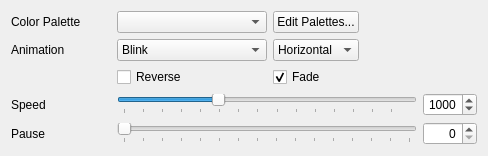
     <widget class="QWidget" name="animationTab">
      <property name="sizePolicy">
       <sizepolicy hsizetype="Minimum" vsizetype="Minimum">
        <horstretch>0</horstretch>
        <verstretch>0</verstretch>
       </sizepolicy>
      </property>
      <attribute name="title">
       <string>Animation</string>
      </attribute>
      <layout class="QGridLayout" name="gridLayout_3">
       <item row="1" column="0">
        <widget class="QLabel" name="animationLabel">
         <property name="minimumSize">
          <size>
           <width>100</width>
           <height>0</height>
          </size>
         </property>
         <property name="text">
          <string>Animation</string>
         </property>
        </widget>
       </item>
       <item row="5" column="6">
        <widget class="QSpinBox" name="pauseSpinBox">
         <property name="alignment">
          <set>Qt::AlignRight|Qt::AlignTrailing|Qt::AlignVCenter</set>
         </property>
         <property name="maximum">
          <number>3000</number>
         </property>
         <property name="singleStep">
          <number>10</number>
         </property>
        </widget>
       </item>
       <item row="0" column="3" rowspan="2" colspan="2">
        <layout class="QGridLayout" name="animationExtraOptionsLayout" columnstretch="0"/>
       </item>
       <item row="1" column="1">
        <widget class="QComboBox" name="animationComboBox">
         <property name="minimumSize">
          <size>
           <width>150</width>
           <height>0</height>
          </size>
         </property>
         <item>
          <property name="text">
           <string>Blink</string>
          </property>
         </item>
         <item>
          <property name="text">
           <string>Cycle</string>
          </property>
         </item>
         <item>
          <property name="text">
           <string>Lightning</string>
          </property>
         </item>
         <item>
          <property name="text">
           <string>Mandelbrot</string>
          </property>
         </item>
         <item>
          <property name="text">
           <string>Merge</string>
          </property>
         </item>
         <item>
          <property name="text">
           <string>Plasma</string>
          </property>
         </item>
         <item>
          <property name="text">
           <string>Radial</string>
          </property>
         </item>
         <item>
          <property name="text">
           <string>Random</string>
          </property>
         </item>
         <item>
          <property name="text">
           <string>Solid</string>
          </property>
         </item>
         <item>
          <property name="text">
           <string>Sparkle</string>
          </property>
         </item>
         <item>
          <property name="text">
           <string>Wave</string>
          </property>
         </item>
        </widget>
       </item>
       <item row="4" column="6">
        <widget class="QSpinBox" name="cycleSpinBox">
         <property name="alignment">
          <set>Qt::AlignRight|Qt::AlignTrailing|Qt::AlignVCenter</set>
         </property>
         <property name="maximum">
          <number>3000</number>
         </property>
         <property name="singleStep">
          <number>10</number>
         </property>
         <property name="value">
          <number>1000</number>
         </property>
        </widget>
       </item>
       <item row="0" column="2">
        <widget class="QPushButton" name="paletteControlButton">
         <property name="text">
          <string>Edit Palettes...</string>
         </property>
        </widget>
       </item>
       <item row="1" column="2">
        <widget class="QComboBox" name="orientationComboBox">
         <property name="toolTip">
          <string>The animation's orientation</string>
         </property>
         <item>
          <property name="text">
           <string>Horizontal</string>
          </property>
         </item>
         <item>
          <property name="text">
           <string>Vertical</string>
          </property>
         </item>
        </widget>
       </item>
       <item row="0" column="0">
        <widget class="QLabel" name="colorLabel">
         <property name="minimumSize">
          <size>
           <width>100</width>
           <height>0</height>
          </size>
         </property>
         <property name="text">
          <string>Color Palette</string>
         </property>
        </widget>
       </item>
       <item row="3" column="2">
        <widget class="QCheckBox" name="fadeCheckBox">
         <property name="toolTip">
          <string/>
         </property>
         <property name="text">
          <string>Fade</string>
         </property>
         <property name="checked">
          <bool>true</bool>
         </property>
        </widget>
       </item>
       <item row="4" column="0">
        <widget class="QLabel" name="cycleLabel">
         <property name="minimumSize">
          <size>
           <width>100</width>
           <height>0</height>
          </size>
         </property>
         <property name="text">
          <string>Speed</string>
         </property>
        </widget>
       </item>
       <item row="5" column="1" colspan="5">
        <widget class="QSlider" name="pauseSlider">
         <property name="toolTip">
          <string>The amount of time to wait before starting the next cycle</string>
         </property>
         <property name="maximum">
          <number>3000</number>
         </property>
         <property name="singleStep">
          <number>10</number>
         </property>
         <property name="orientation">
          <enum>Qt::Horizontal</enum>
         </property>
         <property name="tickPosition">
          <enum>QSlider::TicksBelow</enum>
         </property>
         <property name="tickInterval">
          <number>200</number>
         </property>
        </widget>
       </item>
       <item row="3" column="1">
        <widget class="QCheckBox" name="reverse_animationCheckBox">
         <property name="toolTip">
          <string>Reverses the steps in the animation</string>
         </property>
         <property name="text">
          <string>Reverse</string>
         </property>
        </widget>
       </item>
       <item row="5" column="0">
        <widget class="QLabel" name="pauseLabel">
         <property name="text">
          <string>Pause</string>
         </property>
        </widget>
       </item>
       <item row="4" column="1" colspan="5">
        <widget class="QSlider" name="cycleSlider">
         <property name="toolTip">
          <string>The amount of time each cycle takes to complete</string>
         </property>
         <property name="minimum">
          <number>10</number>
         </property>
         <property name="maximum">
          <number>3000</number>
         </property>
         <property name="singleStep">
          <number>10</number>
         </property>
         <property name="value">
          <number>1000</number>
         </property>
         <property name="orientation">
          <enum>Qt::Horizontal</enum>
         </property>
         <property name="invertedAppearance">
          <bool>false</bool>
         </property>
         <property name="invertedControls">
          <bool>false</bool>
         </property>
         <property name="tickPosition">
          <enum>QSlider::TicksBelow</enum>
         </property>
         <property name="tickInterval">
          <number>200</number>
         </property>
        </widget>
       </item>
       <item row="0" column="1">
        <widget class="QComboBox" name="colorComboBox">
         <property name="minimumSize">
          <size>
           <width>150</width>
           <height>0</height>
          </size>
         </property>
         <property name="currentText">
          <string/>
         </property>
         <property name="sizeAdjustPolicy">
          <enum>QComboBox::AdjustToContents</enum>
         </property>
        </widget>
       </item>
       <item row="3" column="5">
        <spacer name="horizontalSpacer_4">
         <property name="orientation">
          <enum>Qt::Horizontal</enum>
         </property>
         <property name="sizeHint" stdset="0">
          <size>
           <width>40</width>
           <height>20</height>
          </size>
         </property>
        </spacer>
       </item>
      </layout>
     </widget>
